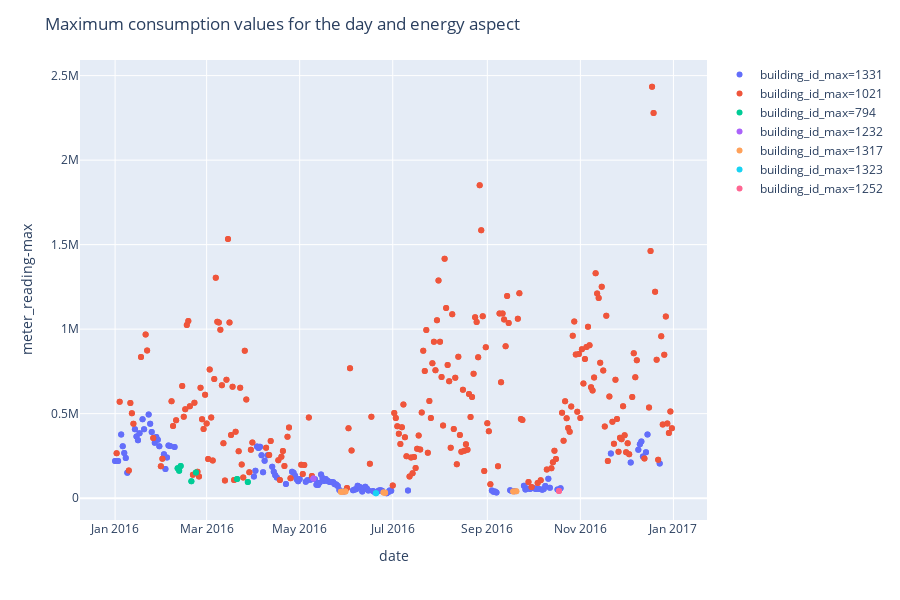

This figure's notebook cell:
### Code cell
daily_train_hotwater = daily_train_agg[daily_train_agg['meter']=='hotwater'].copy()
daily_train_hotwater['building_id_max'] = pd.Categorical(daily_train_hotwater['building_id_max'])
fig_daily_hotwater = px.scatter(daily_train_hotwater,
                                x='date',
                                y='meter_reading-max',
                                color='building_id_max',
                                render_mode='svg')
fig_daily_hotwater.update_layout(title='Maximum consumption values for the day and energy aspect')
fig_daily_hotwater.show()

### Figure 1 — Plotly figure (JSON) as saved in the notebook; plotly's stock layout.template omitted (floating-point values rounded to 4 significant figures; data arrays with more than 128 entries replaced by an {"elided": "..."} marker saying what was removed)
{"data": [{"hoverlabel": {"namelength": 0}, "hovertemplate": "building_id_max=1331<br>date=%{x}<br>meter_reading-max=%{y}", "legendgroup": "building_id_max=1331", "marker": {"color": "#636efa", "symbol": "circle"}, "mode": "markers", "name": "building_id_max=1331", "showlegend": true, "type": "scatter", "x": {"elided": "240 str values"}, "xaxis": "x", "y": {"elided": "240 float values"}, "yaxis": "y"}, {"hoverlabel": {"namelength": 0}, "hovertemplate": "building_id_max=1021<br>date=%{x}<br>meter_reading-max=%{y}", "legendgroup": "building_id_max=1021", "marker": {"color": "#EF553B", "symbol": "circle"}, "mode": "markers", "name": "building_id_max=1021", "showlegend": true, "type": "scatter", "x": {"elided": "458 str values"}, "xaxis": "x", "y": {"elided": "458 float values"}, "yaxis": "y"}, {"hoverlabel": {"namelength": 0}, "hovertemplate": "building_id_max=794<br>date=%{x}<br>meter_reading-max=%{y}", "legendgroup": "building_id_max=794", "marker": {"color": "#00cc96", "symbol": "circle"}, "mode": "markers", "name": "building_id_max=794", "showlegend": true, "type": "scatter", "x": ["2016-02-11T00:00:00", "2016-02-12T00:00:00", "2016-02-13T00:00:00", "2016-02-20T00:00:00", "2016-02-23T00:00:00", "2016-03-21T00:00:00", "2016-03-28T00:00:00", "2016-02-11T00:00:00", "2016-02-12T00:00:00", "2016-02-13T00:00:00", "2016-02-20T00:00:00", "2016-02-23T00:00:00", "2016-03-21T00:00:00", "2016-03-28T00:00:00"], "xaxis": "x", "y": [177300.0, 162500.0, 190400.0, 100000.0, 151900.0, 113800.0, 96040.0, 177300.0, 162500.0, 190400.0, 100000.0, 151900.0, 113800.0, 96040.0], "yaxis": "y"}, {"hoverlabel": {"namelength": 0}, "hovertemplate": "building_id_max=1232<br>date=%{x}<br>meter_reading-max=%{y}", "legendgroup": "building_id_max=1232", "marker": {"color": "#ab63fa", "symbol": "circle"}, "mode": "markers", "name": "building_id_max=1232", "showlegend": true, "type": "scatter", "x": ["2016-05-10T00:00:00", "2016-05-10T00:00:00"], "xaxis": "x", "y": [116700.0, 116700.0], "yaxis": "y"}, {"hoverlabel": {"namelength": 0}, "hovertemplate": "building_id_max=1317<br>date=%{x}<br>meter_reading-max=%{y}", "legendgroup": "building_id_max=1317", "marker": {"color": "#FFA15A", "symbol": "circle"}, "mode": "markers", "name": "building_id_max=1317", "showlegend": true, "type": "scatter", "x": ["2016-05-28T00:00:00", "2016-05-29T00:00:00", "2016-05-31T00:00:00", "2016-06-25T00:00:00", "2016-06-26T00:00:00", "2016-09-18T00:00:00", "2016-09-20T00:00:00", "2016-05-28T00:00:00", "2016-05-29T00:00:00", "2016-05-31T00:00:00", "2016-06-25T00:00:00", "2016-06-26T00:00:00", "2016-09-18T00:00:00", "2016-09-20T00:00:00"], "xaxis": "x", "y": [37520.0, 37800.0, 39100.0, 33340.0, 31540.0, 39430.0, 41170.0, 37520.0, 37800.0, 39100.0, 33340.0, 31540.0, 39430.0, 41170.0], "yaxis": "y"}, {"hoverlabel": {"namelength": 0}, "hovertemplate": "building_id_max=1323<br>date=%{x}<br>meter_reading-max=%{y}", "legendgroup": "building_id_max=1323", "marker": {"color": "#19d3f3", "symbol": "circle"}, "mode": "markers", "name": "building_id_max=1323", "showlegend": true, "type": "scatter", "x": ["2016-06-20T00:00:00", "2016-06-20T00:00:00"], "xaxis": "x", "y": [29020.0, 29020.0], "yaxis": "y"}, {"hoverlabel": {"namelength": 0}, "hovertemplate": "building_id_max=1252<br>date=%{x}<br>meter_reading-max=%{y}", "legendgroup": "building_id_max=1252", "marker": {"color": "#FF6692", "symbol": "circle"}, "mode": "markers", "name": "building_id_max=1252", "showlegend": true, "type": "scatter", "x": ["2016-10-18T00:00:00", "2016-10-18T00:00:00"], "xaxis": "x", "y": [41690.0, 41690.0], "yaxis": "y"}], "layout": {"height": 600, "legend": {"tracegroupgap": 0}, "margin": {"t": 60}, "title": {"text": "Maximum consumption values for the day and energy aspect"}, "xaxis": {"anchor": "y", "domain": [0, 1], "title": {"text": "date"}}, "yaxis": {"anchor": "x", "domain": [0, 1], "title": {"text": "meter_reading-max"}}}}
